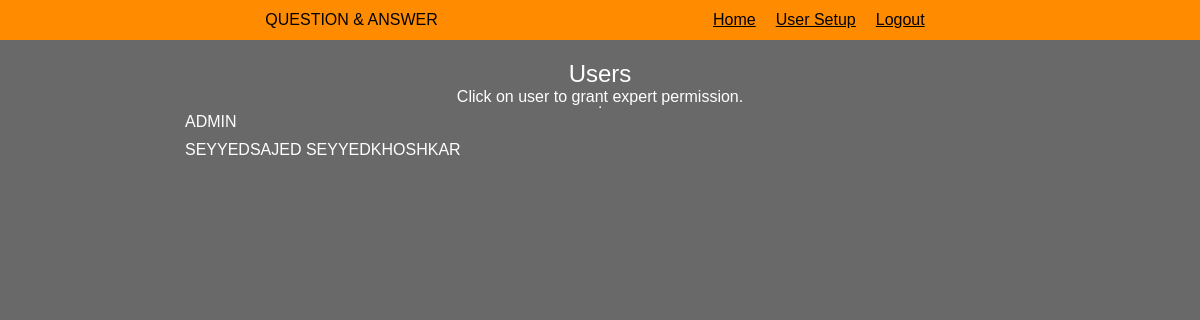
/user-setup (signed in), run on an earlier commit of the app's database.
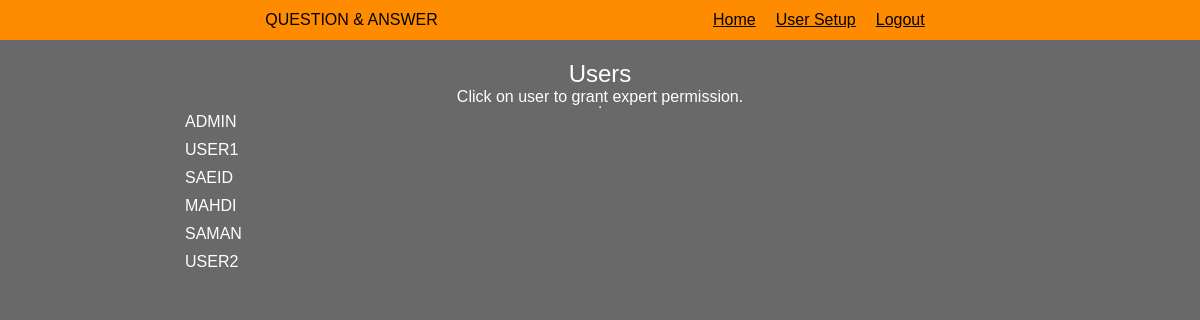
And on a later commit of the database.
### tables this page shows
CREATE TABLE "users" (
	"id"	INTEGER,
	"name"	TEXT NOT NULL,
	"password"	TEXT NOT NULL,
	"expert"	NUMERIC NOT NULL,
	"admin"	NUMERIC NOT NULL,
	PRIMARY KEY("id" AUTOINCREMENT)
);

### application/routes/userSetup.py (the view)
@app.route('/user-setup')
def user_setup():
    user = user_session()
    if not user:
        return redirect(url_for('register'))
    if user['admin'] == 0:
        return redirect(url_for('home'))
    db = db_get()
    curr = db.execute('SELECT id,name, expert, admin FROM users')
    result = curr.fetchall()
    return render_template('userSetup.html', title='Set users permission', user=user, result=result)

### application/__init__.py (called while the page is built)
def db_conn():
    sql = sqlite3.connect(r'C:\Users\Khoshkar\PycharmProjects\Question-Answer\application\database\database.db')
    sql.row_factory = sqlite3.Row
    return sql

def db_get():
    if not hasattr(g, 'sqlite3'):
        g.sqlite_db = db_conn()
    return g.sqlite_db

@app.teardown_appcontext
def db_close(error):
    if hasattr(g, 'sqlite_db'):
        g.sqlite_db.close()

def user_session():
    session_db = None
    if 'user' in session:
        user = session['user']
        db = db_get()
        session_curr = db.execute('SELECT id, name, admin, expert FROM users WHERE name = ?', [user])
        session_db = session_curr.fetchone()
    return session_db

### application/templates/userSetup.html (shortened to what this page needs)
{% extends 'base.html' %}
{% block body %}
    {% from './include/header.html' import showlinks %}
    {{ showlinks(user) }}
    <article class="register-form">
        <span>Users</span>
        <p>Click on user to grant expert permission.</p>
        <hr>
        <section class="user-setup">
            <ul>
                {% for foo in result %}
                    <li><a href="{{ url_for('promote', user_id=foo['id']) }}">{{ foo['name'] }}</a></li>
                {% endfor %}
            </ul>
        </section>
    </article>
{% endblock %}

What changed in the data, as far as the page shows it:
removed users: name "SEYYEDSAJED SEYYEDKHOSHKAR"
added users: name "USER1"
added users: name "SAEID"
added users: name "MAHDI"
added users: name "SAMAN"
added users: name "USER2"
